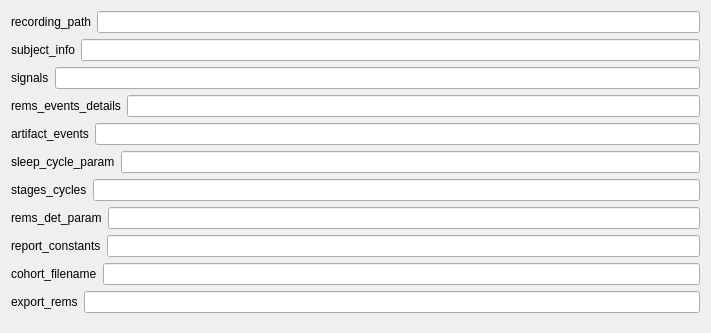
<?xml version="1.0" encoding="UTF-8"?>
<ui version="4.0">
 <class>REMsDetailsSettingsView</class>
 <widget class="QWidget" name="REMsDetailsSettingsView">
  <property name="styleSheet">
   <string notr="true">font: 12pt &quot;Roboto&quot;;</string>
  </property>
  <property name="geometry">
   <rect>
    <x>0</x>
    <y>0</y>
    <width>711</width>
    <height>333</height>
   </rect>
  </property>
  <property name="windowTitle">
   <string>Form</string>
  </property>
  <layout class="QVBoxLayout" name="verticalLayout">
   <item>
    <layout class="QHBoxLayout" name="recording_path_horizontalLayout">
     <item>
      <widget class="QLabel" name="recording_path_label">
       <property name="text">
        <string>recording_path</string>
       </property>
      </widget>
     </item>
     <item>
      <widget class="QLineEdit" name="recording_path_lineedit"/>
     </item>
    </layout>
   </item><item>
    <layout class="QHBoxLayout" name="subject_info_horizontalLayout">
     <item>
      <widget class="QLabel" name="subject_info_label">
       <property name="text">
        <string>subject_info</string>
       </property>
      </widget>
     </item>
     <item>
      <widget class="QLineEdit" name="subject_info_lineedit"/>
     </item>
    </layout>
   </item><item>
    <layout class="QHBoxLayout" name="signals_horizontalLayout">
     <item>
      <widget class="QLabel" name="signals_label">
       <property name="text">
        <string>signals</string>
       </property>
      </widget>
     </item>
     <item>
      <widget class="QLineEdit" name="signals_lineedit"/>
     </item>
    </layout>
   </item><item>
    <layout class="QHBoxLayout" name="rems_events_details_horizontalLayout">
     <item>
      <widget class="QLabel" name="rems_events_details_label">
       <property name="text">
        <string>rems_events_details</string>
       </property>
      </widget>
     </item>
     <item>
      <widget class="QLineEdit" name="rems_events_details_lineedit"/>
     </item>
    </layout>
   </item><item>
    <layout class="QHBoxLayout" name="artifact_events_horizontalLayout">
     <item>
      <widget class="QLabel" name="artifact_events_label">
       <property name="text">
        <string>artifact_events</string>
       </property>
      </widget>
     </item>
     <item>
      <widget class="QLineEdit" name="artifact_events_lineedit"/>
     </item>
    </layout>
   </item><item>
    <layout class="QHBoxLayout" name="sleep_cycle_param_horizontalLayout">
     <item>
      <widget class="QLabel" name="sleep_cycle_param_label">
       <property name="text">
        <string>sleep_cycle_param</string>
       </property>
      </widget>
     </item>
     <item>
      <widget class="QLineEdit" name="sleep_cycle_param_lineedit"/>
     </item>
    </layout>
   </item><item>
    <layout class="QHBoxLayout" name="stages_cycles_horizontalLayout">
     <item>
      <widget class="QLabel" name="stages_cycles_label">
       <property name="text">
        <string>stages_cycles</string>
       </property>
      </widget>
     </item>
     <item>
      <widget class="QLineEdit" name="stages_cycles_lineedit"/>
     </item>
    </layout>
   </item><item>
    <layout class="QHBoxLayout" name="rems_det_param_horizontalLayout">
     <item>
      <widget class="QLabel" name="rems_det_param_label">
       <property name="text">
        <string>rems_det_param</string>
       </property>
      </widget>
     </item>
     <item>
      <widget class="QLineEdit" name="rems_det_param_lineedit"/>
     </item>
    </layout>
   </item><item>
    <layout class="QHBoxLayout" name="report_constants_horizontalLayout">
     <item>
      <widget class="QLabel" name="report_constants_label">
       <property name="text">
        <string>report_constants</string>
       </property>
      </widget>
     </item>
     <item>
      <widget class="QLineEdit" name="report_constants_lineedit"/>
     </item>
    </layout>
   </item><item>
    <layout class="QHBoxLayout" name="cohort_filename_horizontalLayout">
     <item>
      <widget class="QLabel" name="cohort_filename_label">
       <property name="text">
        <string>cohort_filename</string>
       </property>
      </widget>
     </item>
     <item>
      <widget class="QLineEdit" name="cohort_filename_lineedit"/>
     </item>
    </layout>
   </item><item>
    <layout class="QHBoxLayout" name="export_rems_horizontalLayout">
     <item>
      <widget class="QLabel" name="export_rems_label">
       <property name="text">
        <string>export_rems</string>
       </property>
      </widget>
     </item>
     <item>
      <widget class="QLineEdit" name="export_rems_lineedit"/>
     </item>
    </layout>
   </item>
   <item>
    <spacer name="verticalSpacer">
     <property name="orientation">
      <enum>Qt::Vertical</enum>
     </property>
     <property name="sizeHint" stdset="0">
      <size>
       <width>20</width>
       <height>40</height>
      </size>
     </property>
    </spacer>
   </item>
  </layout>
 </widget>
 <resources>
  <include location="../../../../snooz-toolbox/src/main/python/ui/themes/themes.qrc"/>
 </resources>
 <connections/>
 </ui>
